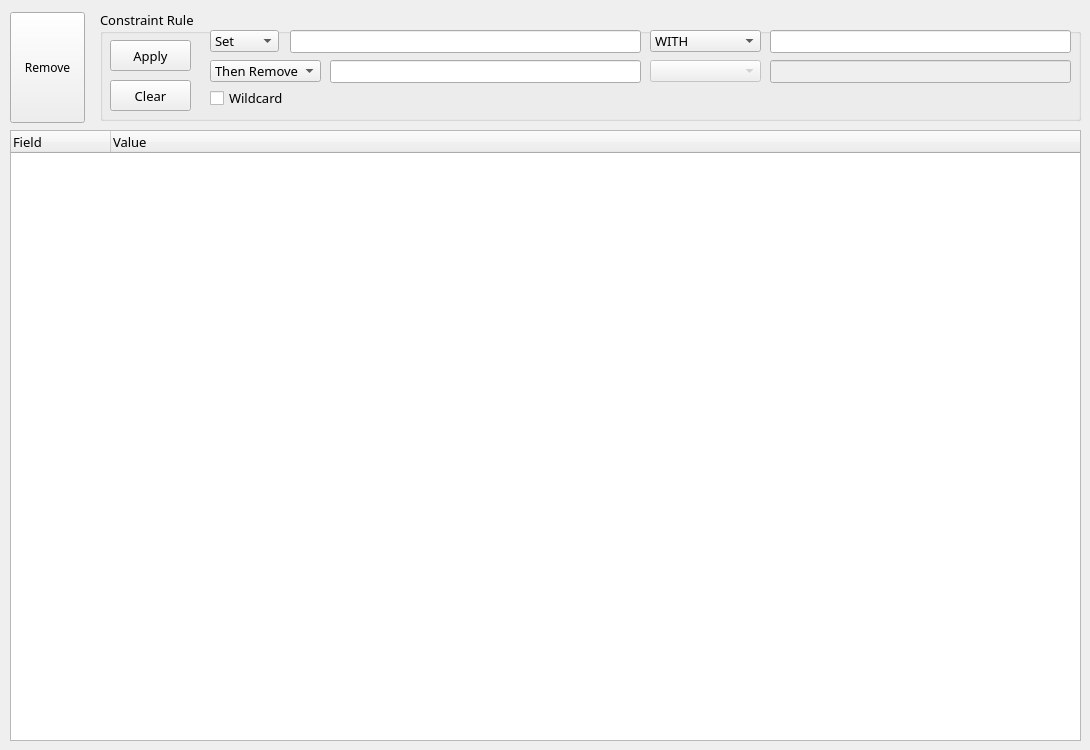
     <widget class="QWidget" name="tab_8">
      <attribute name="title">
       <string>Generation Rule</string>
      </attribute>
      <widget class="QTreeWidget" name="table_generation_rule">
       <property name="geometry">
        <rect>
         <x>10</x>
         <y>130</y>
         <width>1071</width>
         <height>611</height>
        </rect>
       </property>
       <property name="sizePolicy">
        <sizepolicy hsizetype="Expanding" vsizetype="Expanding">
         <horstretch>0</horstretch>
         <verstretch>0</verstretch>
        </sizepolicy>
       </property>
       <property name="font">
        <font>
         <family>JetBrains Mono</family>
         <pointsize>10</pointsize>
        </font>
       </property>
       <column>
        <property name="text">
         <string>Field</string>
        </property>
       </column>
       <column>
        <property name="text">
         <string>Value</string>
        </property>
       </column>
      </widget>
      <widget class="QPushButton" name="btn_generation_rule_remove">
       <property name="geometry">
        <rect>
         <x>10</x>
         <y>12</y>
         <width>75</width>
         <height>111</height>
        </rect>
       </property>
       <property name="font">
        <font>
         <family>JetBrains Mono</family>
        </font>
       </property>
       <property name="text">
        <string>Remove</string>
       </property>
      </widget>
      <widget class="QGroupBox" name="group_positive_test_2">
       <property name="geometry">
        <rect>
         <x>100</x>
         <y>10</y>
         <width>981</width>
         <height>111</height>
        </rect>
       </property>
       <property name="font">
        <font>
         <family>JetBrains Mono</family>
         <pointsize>10</pointsize>
         <weight>50</weight>
         <bold>false</bold>
        </font>
       </property>
       <property name="title">
        <string>Constraint Rule</string>
       </property>
       <widget class="QPushButton" name="btn_constraint_rule_apply">
        <property name="geometry">
         <rect>
          <x>10</x>
          <y>30</y>
          <width>81</width>
          <height>31</height>
         </rect>
        </property>
        <property name="font">
         <font>
          <family>JetBrains Mono</family>
         </font>
        </property>
        <property name="text">
         <string>Apply</string>
        </property>
       </widget>
       <widget class="QLineEdit" name="textbox_constraint_rule_src">
        <property name="geometry">
         <rect>
          <x>190</x>
          <y>20</y>
          <width>351</width>
          <height>23</height>
         </rect>
        </property>
        <property name="toolTip">
         <string/>
        </property>
       </widget>
       <widget class="QComboBox" name="comboBox_constraint_rule_src_action">
        <property name="geometry">
         <rect>
          <x>110</x>
          <y>20</y>
          <width>69</width>
          <height>22</height>
         </rect>
        </property>
        <item>
         <property name="text">
          <string>Set</string>
         </property>
        </item>
        <item>
         <property name="text">
          <string>If</string>
         </property>
        </item>
       </widget>
       <widget class="QComboBox" name="comboBox_constraint_rule_condition">
        <property name="geometry">
         <rect>
          <x>550</x>
          <y>20</y>
          <width>111</width>
          <height>22</height>
         </rect>
        </property>
        <property name="layoutDirection">
         <enum>Qt::LeftToRight</enum>
        </property>
        <item>
         <property name="text">
          <string>WITH</string>
         </property>
        </item>
       </widget>
       <widget class="QLineEdit" name="textbox_constraint_rule_expected_value">
        <property name="geometry">
         <rect>
          <x>670</x>
          <y>20</y>
          <width>301</width>
          <height>23</height>
         </rect>
        </property>
       </widget>
       <widget class="QLineEdit" name="textbox_constraint_rule_dst">
        <property name="geometry">
         <rect>
          <x>230</x>
          <y>50</y>
          <width>311</width>
          <height>23</height>
         </rect>
        </property>
        <property name="inputMask">
         <string/>
        </property>
        <property name="text">
         <string/>
        </property>
        <property name="placeholderText">
         <string/>
        </property>
       </widget>
       <widget class="QComboBox" name="comboBox_constraint_dst_action_type">
        <property name="enabled">
         <bool>false</bool>
        </property>
        <property name="geometry">
         <rect>
          <x>550</x>
          <y>50</y>
          <width>111</width>
          <height>22</height>
         </rect>
        </property>
        <property name="toolTip">
         <string/>
        </property>
        <property name="layoutDirection">
         <enum>Qt::LeftToRight</enum>
        </property>
        <item>
         <property name="text">
          <string/>
         </property>
        </item>
        <item>
         <property name="text">
          <string>WITH</string>
         </property>
        </item>
       </widget>
       <widget class="QLineEdit" name="textbox_constraint_rule_dst_value">
        <property name="enabled">
         <bool>false</bool>
        </property>
        <property name="geometry">
         <rect>
          <x>670</x>
          <y>50</y>
          <width>301</width>
          <height>23</height>
         </rect>
        </property>
       </widget>
       <widget class="QComboBox" name="comboBox_constraint_rule_dst_action">
        <property name="geometry">
         <rect>
          <x>110</x>
          <y>50</y>
          <width>111</width>
          <height>22</height>
         </rect>
        </property>
        <item>
         <property name="text">
          <string>Then Remove</string>
         </property>
        </item>
        <item>
         <property name="text">
          <string>Then Set</string>
         </property>
        </item>
       </widget>
       <widget class="QPushButton" name="btn_constraint_rule_clear">
        <property name="geometry">
         <rect>
          <x>10</x>
          <y>70</y>
          <width>81</width>
          <height>31</height>
         </rect>
        </property>
        <property name="font">
         <font>
          <family>JetBrains Mono</family>
         </font>
        </property>
        <property name="text">
         <string>Clear</string>
        </property>
       </widget>
       <widget class="QCheckBox" name="checkBox_constraint_rule_wildcard">
        <property name="geometry">
         <rect>
          <x>110</x>
          <y>80</y>
          <width>101</width>
          <height>16</height>
         </rect>
        </property>
        <property name="font">
         <font>
          <pointsize>10</pointsize>
         </font>
        </property>
        <property name="text">
         <string>Wildcard</string>
        </property>
       </widget>
      </widget>
     </widget>
